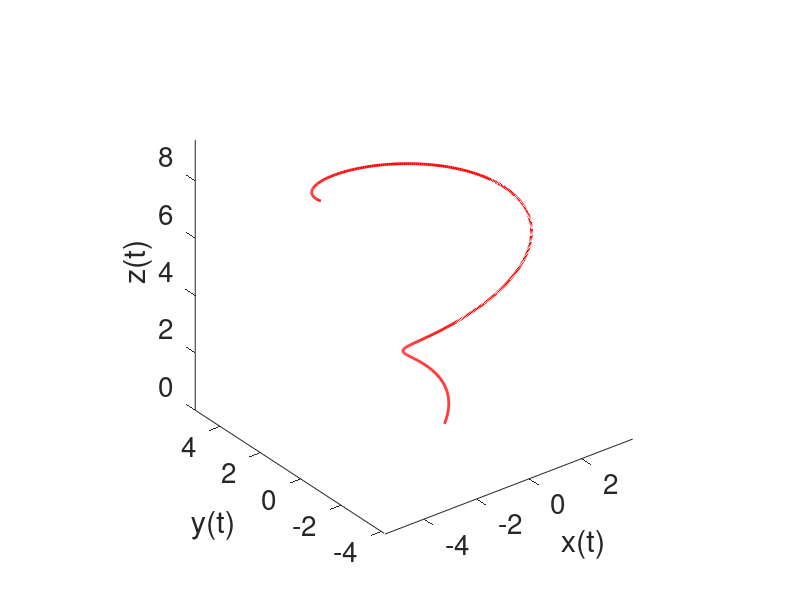
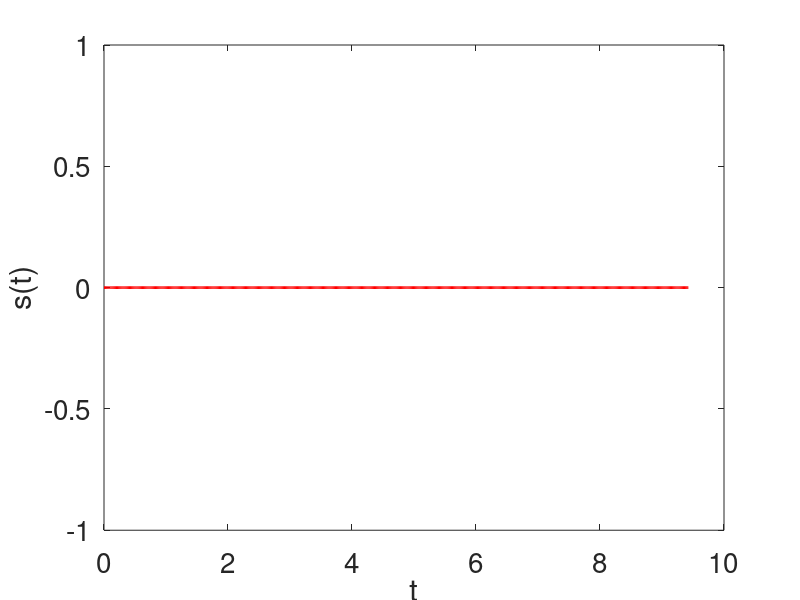

Reproduce these figures in MATLAB, in order.
% Capacitate en Octave - 2019 - FCAI-UNCuyo
% % https://introoctave.github.io/capacitoctave
% Jornadas de Investigación y Enseñanza de las Ciencias Experimentales (JEICE)
%
% Trabajo Practico 3
close all
clear all

% vector columna de instantes de tiempo entre 0 y 3pi
N = 3*180;
tt= linspace(0,3*pi,N)';

% funciones parametricas de las posiciones en (x,y,z)
x=@(t) t.*cos(t)/2;
y=@(t) t.*sin(t)/3;
z=@(t) t;

% vector posicion
r=@(t) [x(t), y(t), z(t)];

%----------------------------------------------------------
% 1.1) Graficamos la trayectoria entre 0 y 3pi
figure(1);clf
plot3(x(tt),y(tt),z(tt),'r-','linewidth',2);
axis equal
xlabel('x(t)','fontsize',20)
ylabel('y(t)','fontsize',20)
zlabel('z(t)','fontsize',20)
set(gca,'fontsize',20)

%----------------------------------------------------------
% 1.2) Calculo de la longitud de la trayectoria entre 0 y 3pi

% calculo de la longitud recorrida en funcion de t
ss=zeros(N,1);

%==> completar

figure(4);clf
plot(tt,ss,'r-','linewidth',2);
xlabel('t','fontsize',20)
ylabel('s(t)','fontsize',20)
set(gca,'fontsize',20)



